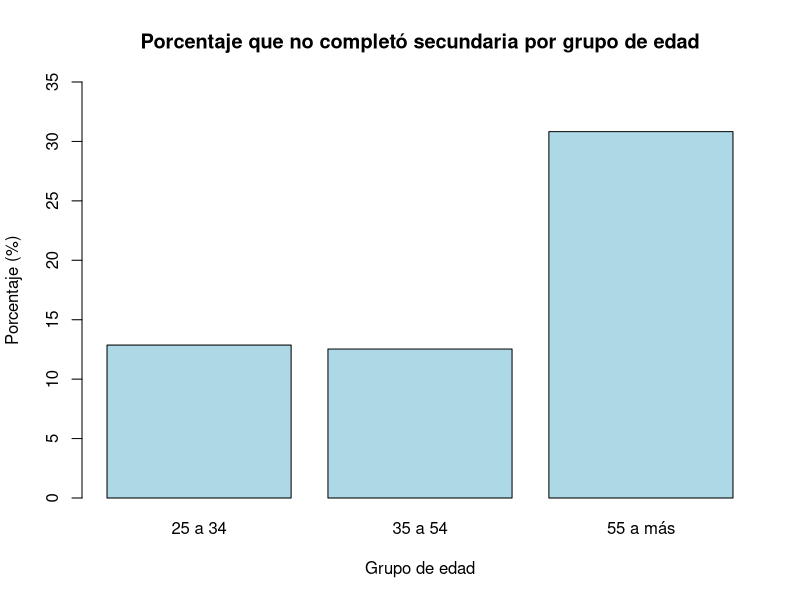
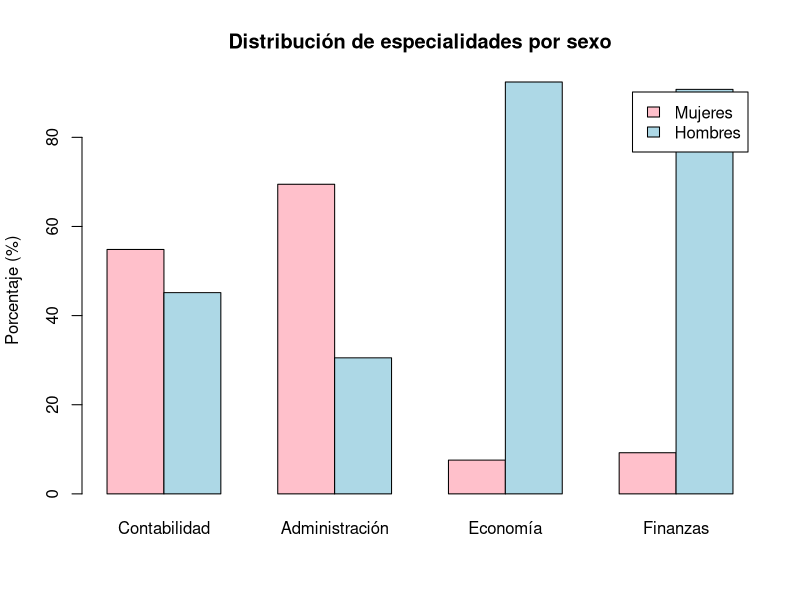

Write the R code that produced these figures, in order.
# EJERCICIOS "Estadistica básica aplicada" de David S. Moore (2005)

# Capítulo II "Relaciones entre variables"

# SECCIÓN 2.6 "Relaciones entre variables categóricas"

# **************************************************
# PREGUNTA 2.68 - Análisis de tablas de contingencia
# **************************************************

# Los recuentos de la columna "Total" situada a la derecha de la tabla 2.10
# son recuentos de gente en cada grupo educativo.

# (a) Explica por qué la suma de estos recuentos no es igual a 166.438, 
# el total que aparece a la derecha de la última fila de la tabla.

"La columna 'Total' representa la distribución MARGINAL por nivel educativo (suma de cada fila), 
mientras que 166,438 es el TOTAL GENERAL de personas en todos los grupos educativos y todas las 
edades combinadas."

# **************************************************
# PREGUNTA 2.69 - Distribución marginal de la edad
# **************************************************

# A partir de los recuentos de la tabla 2.10:

# (a) Halla, en forma de porcentajes, la distribución marginal de la edad 
# para la gente mayor de 25 años.

total_poblacion <- 166438

grupo_25_a_34 <- 41388 / total_poblacion

grupo_35_a_54 <- 73028 / total_poblacion

grupo_55_a_mas <- 52022 / total_poblacion

resultados <- data.frame(
  Grupo_etario = c("25 a 34", "35 a 54", "55 a más"),
  Porcentajes = c(paste0(round(grupo_25_a_34 * 100, 2), "%"),
                  paste0(round(grupo_35_a_54 * 100, 2), "%"),
                  paste0(round(grupo_55_a_mas * 100, 2), "%"))
)

print(resultados)

"
  Grupo_etario Porcentajes
1      25 a 34      24.87%
2      35 a 54      43.88%
3      55 a más     31.26%
"
# **************************************************
# PREGUNTA 2.70 - Hábitos fumadores de padres e hijos
# **************************************************

# Tenemos datos de ocho escuelas de secundaria sobre el consumo de tabaco 
# entre los estudiantes y entre sus padres.

# TABLA DE DATOS:
# Hábitos de los padres    Estudiantes fumadores    Estudiantes no fumadores
# -------------------------------------------------------------------------
# Los dos padres fuman                      400                       1.380
# Sólo uno de los padres fuma               416                       1.823  
# Ninguno de los dos padres fuma            188                       1.168

# (a) ¿A cuántos estudiantes describen estos datos?

consumo_tabaco_estudiantes <- data.frame(
  Habitos_de_los_padres = c("Los dos padres fuman","Solo uno de los padres fuma","Ninguno de los padres fuma"),
  Estudiantes_fumadores = c(400,416,188),
  Estudiantes_no_fumadores = c(1380,1823,1168)
)

print(consumo_tabaco_estudiantes)

total_estudiantes_fumadores <- sum(consumo_tabaco_estudiantes$Estudiantes_fumadores)
total_estudiantes_no_fumadores <- sum(consumo_tabaco_estudiantes$Estudiantes_no_fumadores)
total_de_alumno <- total_estudiantes_fumadores + total_estudiantes_no_fumadores

totales_alumnos <- data.frame(
  Tipo_estudiante = c("Estudiante fumador","Estudiante no fumador","TOTAL DE ALUMNOS"),
  Total = c(total_estudiantes_fumadores,total_estudiantes_no_fumadores, total_de_alumno)
)

print(totales_alumnos)

"
        Tipo_estudiante Total
1    Estudiante fumador  1004
2 Estudiante no fumador  4371
3      TOTAL DE ALUMNOS  5375
"

# (b) ¿Qué porcentaje de estos estudiantes son fumadores?

porcentaje <- round((total_estudiantes_fumadores / total_de_alumno) * 100,2)

print(paste0("El porcentaje de estudiantes que son fumadores es:",porcentaje,"%"))

"El porcentaje de estudiantes que son fumadores es:18.68%"

# (c) Halla la distribución marginal del consumo de tabaco de los padres de dos
# maneras, con recuentos y en porcentajes

consumo_tabaco_estudiantes$Total_por_habito_padres <- 
  consumo_tabaco_estudiantes$Estudiantes_fumadores + 
  consumo_tabaco_estudiantes$Estudiantes_no_fumadores

consumo_tabaco_estudiantes$Porcentaje_habito_padres <- 
  round((consumo_tabaco_estudiantes$Total_por_habito_padres / total_de_alumno) * 100, 2)

distribucion_marginal <- data.frame(
  Habitos_padres = consumo_tabaco_estudiantes$Habitos_de_los_padres,
  Recuento = consumo_tabaco_estudiantes$Total_por_habito_padres,
  Porcentaje = paste0(consumo_tabaco_estudiantes$Porcentaje_habito_padres, "%")
)

print(distribucion_marginal)

"
               Habitos_padres Recuento Porcentaje
1        Los dos padres fuman     1780     33.12%
2 Solo uno de los padres fuma     2239     41.66%
3  Ninguno de los padres fuma     1356     25.23%
"

# **************************************************
# PREGUNTA 2.71 - Análisis de educación por grupo de edad
# **************************************************

# Utilizando los recuentos de la tabla 2.10:

# (a) Halla el porcentaje de gente de cada grupo de edad que no terminó la secundaria.

datos_educacion <- data.frame(
  Educacion = c("No completaron secundaria", 
                "Completaron secundaria",
                "De 1 a 3 cursos en la universidad", 
                "4 o más cursos en la universidad",
                "Total"),
  Grupo_25_34 = c(5325,14061,11659,10342,41388),
  Grupo_35_54 = c(9152,24070,19926,19878,73028),
  Grupo_55_mas = c(16035,18320,9662,8005,52022),
  Total = c(30512,56451,41247,38225,166438)
)

write.csv(datos_educacion,"ejercicio_2_71_educacion.csv")

print(datos_educacion)

grupo_25_34_tramo1 <- datos_educacion[1,2] / datos_educacion[5,2]
grupo_35_54_tramo1 <- datos_educacion[1,3] / datos_educacion[5,3]
grupo_55_mas_tramo1 <- datos_educacion[1,4] / datos_educacion[5,4]

porcentaje_25_34_tramo1 <- paste0(round(grupo_25_34_tramo1 * 100,2),"%")
porcentaje_35_54_tramo1 <- paste0(round(grupo_35_54_tramo1 * 100,2),"%")
porcentaje_55_mas_tramo1 <- paste0(round(grupo_55_mas_tramo1 * 100,2),"%")

porcentajes_totales <- data.frame(
  Grupo_etario = c("25 a 34 años","35 a 54 años", "55 a más años"),
  Porcentaje = c(porcentaje_25_34_tramo1,porcentaje_35_54_tramo1,porcentaje_55_mas_tramo1)
)

print(porcentajes_totales)

"
Grupo_etario   Porcentaje
1 25 a 34 años     12.87%
2 35 a 54 años     12.53%
3 55 a más años    30.82%
"

# (b) Dibuja un diagrama de barras para comparar estos porcentajes.

porcentajes_numericos <- c(grupo_25_34_tramo1 * 100, 
                           grupo_35_54_tramo1 * 100, 
                           grupo_55_mas_tramo1 * 100)

nombres_grupos <- c("25 a 34", "35 a 54", "55 a más")

barplot(porcentajes_numericos, 
        names.arg = nombres_grupos,
        main = "Porcentaje que no completó secundaria por grupo de edad",
        xlab = "Grupo de edad", 
        ylab = "Porcentaje (%)",
        col = "lightblue",
        ylim = c(0, 35))

# (c) Explica lo que muestran los datos.

"El 30.82% de las personas de 55+ años no completó la secundaria, una proporción 
mucho mayor que en los grupos más jóvenes (12.87% en 25-34 años y 12.53% en 35-54 años). 
Esto muestra una dramática mejoria en el acceso a la educación a través de las generaciones."

# **************************************************
# PREGUNTA 2.72 - Huevos de serpientes de agua
# **************************************************

# ¿Cómo influye la temperatura sobre la eclosión de los huevos de serpiente de agua? 
# Unos investigadores distribuyeron huevos recién puestos a tres temperaturas: 
# caliente, templada y fría.

# DATOS:
# Temperatura   Número de huevos   Huevos eclosionados
# ---------------------------------------------------
# Fría          27                 16
# Templada      56                 38
# Caliente      104                75

# (a) Construye una tabla de contingencia con la temperatura y el resultado de
# la eclosión (sí o no).

matrix_huevos <- matrix(c(27,16,11,
                          56,38,18,
                          104,75,29),
                        nrow = 3,ncol = 3,
                        byrow = TRUE)
rownames(matrix_huevos) = c("Fría","Templada","Caliente")
colnames(matrix_huevos) = c("Número de huevos","Eclosionados","No eclosionados")

print(matrix_huevos)

"
         Número de huevos Eclosionados No eclosionados
Fría                   27           16              11
Templada               56           38              18
Caliente              104           75              29
"

# (b) Calcula el porcentaje de huevos de cada grupo que eclosionó. Los investigadores 
# opinaban que los huevos no eclosionarían en agua fría. Los datos, ¿apoyan esta opinión?

eclosion_fria <- matrix_huevos[1,2] / matrix_huevos[1, 1]

eclosion_templada <- matrix_huevos[2,2]/ matrix_huevos[2,1]

eclosion_caliente <- matrix_huevos[3,2] / matrix_huevos[3,1]

porcentaje_frio <- paste0(round(eclosion_fria * 100,2),"%")

porcentaje_templado <- paste0(round(eclosion_templada * 100,2),"%")

porcentaje_caliente <- paste0(round(eclosion_caliente * 100,2),"%")

resultados_eclosion <- data.frame(
  Temperatura = c("Fría","Templada","Caliente"),
  Porcentaje_eclosion = c(porcentaje_frio,porcentaje_templado,porcentaje_caliente)
)

print(resultados_eclosion)

"
  Temperatura Porcentaje_eclosion
1        Fría              59.26%
2    Templada              67.86%
3    Caliente              72.12%

===================================================

Los datos NO apoyan la opinión de los investigadores. Si bien la eclosión es significativamente 
menor en agua fría (59.26%) comparada con temperaturas más cálidas (67.86% templada, 72.12% caliente), 
más de la mitad de los huevos SÍ eclosionaron en agua fría. Esto contradice la hipótesis de que los 
huevos 'no eclosionarían' en agua fría, aunque confirma que la temperatura fría reduce la tasa de eclosión."

# **************************************************
# PREGUNTA 2.73 - Distribución condicional de la edad
# **************************************************

# Halla la distribución condicional de la edad entre la gente con al menos
# 4 cursos universitarios. Parte de los recuentos de la tabla 2.10. 
# (Para hacerlo, fíjate sólo en la fila de "4 o más cursos en la universidad" de la tabla.)

tramo_25_34 <- datos_educacion[4,2] / datos_educacion[4,5]
tramo_35_54 <- datos_educacion[4,3] / datos_educacion[4,5]
tramo_55_mas <- datos_educacion[4,4] / datos_educacion[4,5]

porcentaje_25_34_tramo4 <- paste0(round(tramo_25_34 * 100,2),"%")
porcentaje_35_54_tramo4 <- paste0(round(tramo_35_54 * 100,2),"%")
porcentaje_55_mas_tramo4 <- paste0(round(tramo_55_mas * 100,2),"%")

porcentajes_totales <- data.frame(
  Grupo_etario = c("25 a 34 años","35 a 54 años", "55 a más años"),
  Porcentaje = c(porcentaje_25_34_tramo4,porcentaje_35_54_tramo4,porcentaje_55_mas_tramo4)
)

print(porcentajes_totales)

"
   Grupo_etario  Porcentaje
1  25 a 34 años      27.06%
2  35 a 54 años         52%
3 55 a más años      20.94%
"
# **************************************************
# PREGUNTA 2.74 - Planes profesionales de hombres y mujeres
# **************************************************

# Un estudio sobre los planes profesionales de mujeres y hombres jóvenes envió 
# cuestionarios a los 722 alumnos de una clase de último curso de Administración 
# de Empresas de la University of Illinois.

# TABLA DE DATOS:
# Especialidad      Mujeres   Hombres
# ----------------------------------
# Contabilidad      68        56
# Administración    91        40
# Economía          5         61
# Finanzas          6         59

# (a) Halla la distribución de la especialidad condicionada al sexo de los estudiantes. 
# A partir de tus resultados describe las diferencias entre hombres y mujer con un gráfico 
# y con palabras.

tabla_especialidad <- data.frame(
  Especialidad = c("Contabilidad","Administración","Economía","Finanzas"),
  Mujeres = c(68,91,5,6),
  Hombres = c(56,40,61,59)
)

print(tabla_especialidad)

total_contabilidad <- tabla_especialidad[1,2] + tabla_especialidad[1,3]
total_administracion <- tabla_especialidad[2,2] + tabla_especialidad[2,3]
total_economia <- tabla_especialidad[3,2] + tabla_especialidad[3,3]
total_finanzas <- tabla_especialidad[4,2] + tabla_especialidad[4,3]

mujeres_contabilidad <- tabla_especialidad[1,2] / total_contabilidad
mujeres_administracion <- tabla_especialidad[2,2] / total_administracion
mujeres_economia <- tabla_especialidad[3,2] / total_economia
mujeres_finanzas <- tabla_especialidad[4,2] / total_finanzas

hombres_contabilidad <- tabla_especialidad[1,3] / total_contabilidad
hombres_administracion <- tabla_especialidad[2,3] / total_administracion
hombres_economia <- tabla_especialidad[3,3] / total_economia
hombres_finanzas <- tabla_especialidad[4,3] / total_finanzas

porcentaje_mujeres_contabilidad <- paste0(round(mujeres_contabilidad * 100,2),"%")
porcentaje_mujeres_administracion <- paste0(round(mujeres_administracion * 100,2),"%")
porcentaje_mujeres_economia <- paste0(round(mujeres_economia * 100,2),"%")
porcentaje_mujeres_finanzas <- paste0(round(mujeres_finanzas * 100,2),"%")

porcentaje_hombres_contabilidad <- paste0(round(hombres_contabilidad * 100,2),"%")
porcentaje_hombres_administracion <- paste0(round(hombres_administracion * 100,2),"%")
porcentaje_hombres_economia <- paste0(round(hombres_economia * 100,2),"%")
porcentaje_hombres_finanzas <- paste0(round(hombres_finanzas * 100,2),"%")

tabla_especialidad_porcentajes <- data.frame(
  Especialidad = c("Contabilidad","Administración","Economía","Finanzas"),
  Mujeres = c(porcentaje_mujeres_contabilidad,porcentaje_mujeres_administracion,
              porcentaje_mujeres_economia,porcentaje_mujeres_finanzas),
  Hombres = c(porcentaje_hombres_contabilidad,porcentaje_hombres_administracion,
              porcentaje_hombres_economia,porcentaje_hombres_finanzas)
)

print(tabla_especialidad_porcentajes)

porcentajes_mujeres <- c(54.84, 69.47, 7.58, 9.23)
porcentajes_hombres <- c(45.16, 30.53, 92.42, 90.77)

barplot(rbind(porcentajes_mujeres, porcentajes_hombres),
        beside = TRUE,
        names.arg = tabla_especialidad$Especialidad,
        col = c("pink", "lightblue"),
        main = "Distribución de especialidades por sexo",
        ylab = "Porcentaje (%)",
        legend.text = c("Mujeres", "Hombres"))

"
    Especialidad Mujeres Hombres
1   Contabilidad  54.84%  45.16%
2 Administración  69.47%  30.53%
3       Economía   7.58%  92.42%
4       Finanzas   9.23%  90.77%

====================================================

Las mujeres predominan en Administración (69.47%) y Contabilidad (54.84%), mientras 
los hombres son mayoría abrumadora en Economía (92.42%) y Finanzas (90.77%), mostrando 
una clara segregación por género en las especialidades de negocios.
"

# (b) ¿Qué porcentaje de estudiantes no respondió el cuestionario? La falta de
# respuesta debilita los resultados obtenidos.

total_alumnado <- 722

total_respondieron <- total_contabilidad + total_administracion + total_economia + total_finanzas

total_no_respondieron <- total_alumnado - total_respondieron

porcentaje_respondio <- paste0(round((total_respondieron / total_alumnado) * 100,2),"%")

porcentaje_no_respondio <- paste0(round((total_no_respondieron / total_alumnado) * 100,2),"%")

porcentajes <- data.frame(
  Estudiantes = c("Respondieron", "No respondieron"),
  Porcentajes = c(porcentaje_respondio,porcentaje_no_respondio)
)

print(porcentajes)

"
     Estudiantes  Porcentajes
1    Respondieron      53.46%
2 No respondieron      46.54%
"

# **************************************************
# PREGUNTA 2.75 - Tablas de contingencia 2x2
# **************************************************

# He aquí los totales de filas y columnas de una tabla de contingencia con dos
# filas y dos columnas.

#         Col1   Col2   Total
# Fila1    a      b      50
# Fila2    c      d      50
# Total    60     40     100

# (a) Halla dos diferentes conjuntos de recuentos a, b, c y d que den los mismos totales. 
# Este ejercicio muestra que la relación entre dos variables no se puede obtener a partir 
# de las distribuciones individuales de las variables.

# Conjunto 1
df1 <- data.frame(
  Fila = c("Fila1", "Fila2", "Total"),
  Col1 = c(30, 30, 60),
  Col2 = c(20, 20, 40),
  Total = c(50, 50, 100)
)

# Conjunto 2  
df2 <- data.frame(
  Fila = c("Fila1", "Fila2", "Total"),
  Col1 = c(40, 20, 60),
  Col2 = c(10, 30, 40),
  Total = c(50, 50, 100)
)

print("CONJUNTO 1:")
print(df1)
print("CONJUNTO 2:")
print(df2)  

# **************************************************
# PREGUNTA 2.76 - Retrasos en los aeropuertos
# **************************************************

# He aquí el número de vuelos que llegaron a la hora prevista y el número de vuelos 
# que llegaron con retraso de dos compañías aéreas en cinco aeropuertos de EE UU en 
# un determinado mes. A menudo,los medios de comunicación dan a conocer los porcentajes 
# de vuelos,de las distintas compañías, que llegan a la hora. El aeropuerto de procedencia 
# es una variable latente que puede hacer que los datos que dan los medios de comunicación sean
# engañosos.

# TABLA DE DATOS:
# Aeropuerto      Alaska Airlines       America West
#                 A hora   Retraso     A hora   Retraso
# -----------------------------------------------------
# Los Angeles     497      62          694      117
# Phoenix         221      12          4840     415
# San Diego       212      20          383      65
# San Francisco   503      102         320      129
# Seattle         1841     305         201      61

# (a) ¿Qué porcentaje de vuelos de Alaska Airlines llegan con retraso? ¿Qué
# porcentaje de vuelos de America West llegan con retraso? Estos son los datos
# que, en general, dan a conocer los medios de comunicación.

tabla_vuelos <- data.frame(
  Aeropuerto = c("Los Angeles","Phoenix","San Diego","San Francisco","Seattle"),
  AA_a_la_hora = c(497,221,212,503,1841),
  AA_retraso = c(62,12,20,102,305),
  AW_a_la_hora = c(694,4840,383,320,201),
  AW_retraso = c(117,415,65,129,61)
)

print(tabla_vuelos)

total_retrasados_AA <- sum(tabla_vuelos$AA_retraso) 
total_retrasados_AW <- sum(tabla_vuelos$AW_retraso) 

total_vuelos_AA <- sum(tabla_vuelos$AA_a_la_hora) + total_retrasados_AA
total_vuelos_AW <- sum(tabla_vuelos$AW_a_la_hora) + total_retrasados_AW

porcentaje_retraso_AA <- (total_retrasados_AA / total_vuelos_AA) * 100
porcentaje_retraso_AW <- (total_retrasados_AW / total_vuelos_AW) * 100

porcentajes_retrasos <- data.frame(
  Linea_aerea = c("Alaska Airlines","America West"),
  Porcentaje_retraso = c(paste0(round(porcentaje_retraso_AA, 2), "%"),
                         paste0(round(porcentaje_retraso_AW, 2), "%"))
)

print(porcentajes_retrasos)

"
      Linea_aerea Porcentaje_retraso
1 Alaska Airlines             13.27%
2    America West             10.89%
"

# (b) Ahora considera los datos de cada aeropuerto por separado, ¿qué porcen
# taje de vuelos de Alaska Airlines llegan con retraso? ¿Y de America West?

porcentaje_AA_por_aeropuerto <- (tabla_vuelos$AA_retraso / (tabla_vuelos$AA_a_la_hora + tabla_vuelos$AA_retraso)) * 100
porcentaje_AW_por_aeropuerto <- (tabla_vuelos$AW_retraso / (tabla_vuelos$AW_a_la_hora + tabla_vuelos$AW_retraso)) * 100

resultados_por_aeropuerto <- data.frame(
  Aeropuerto = tabla_vuelos$Aeropuerto,
  AA_retraso = paste0(round(porcentaje_AA_por_aeropuerto, 2), "%"),
  AW_retraso = paste0(round(porcentaje_AW_por_aeropuerto, 2), "%")
)

print(resultados_por_aeropuerto)

"
     Aeropuerto AA_retraso AW_retraso
1   Los Angeles     11.09%     14.43%
2       Phoenix      5.15%       7.9%
3     San Diego      8.62%     14.51%
4 San Francisco     16.86%     28.73%
5       Seattle     14.21%     23.28%
"

# (c) Considerando los aeropuertos por separado, America West es la peor com
# pañía. Sin embargo, considerando todos los aeropuertos conjuntamente es la me
# jor. Parece una contradicción. Explica cuidadosamente, basándote en los datos,
# cómo se puede explicar. (Los climas de Phoenix y Seattle pueden explicar este
# ejemplo de paradoja de Simpson.)

"America West concentra sus operaciones en Phoenix (5,255 vuelos), donde las condiciones 
climáticas son favorables y los retrasos son menores. En cambio, Alaska Airlines opera 
principalmente desde Seattle (2,146 vuelos), donde el clima es más adverso y causa más retrasos. 
Aunque Alaska tiene mejor desempeño en cada aeropuerto individual, el hecho de que America West 
opere predominantemente en aeropuertos 'fáciles' hace que su promedio general sea mejor."

# **************************************************
# PREGUNTA 2.77 - Raza y condena a muerte
# **************************************************

# El hecho de que un acusado de asesinato sea condenado o no a muerte parece 
# estar influenciado por la raza de la víctima. Tenemos datos de 326 casos en 
# los que el acusado fue declarado culpable de asesinato:

# TABLA DE DATOS:
#                 Acusado blanco                      Acusado negro
#                 Pena muerte                         Pena muerte  
#
#                  Si      No                          Si     No
# ----------------------------------------------------------------
# Víctima blanca: 19      132          Víctima blanca: 11    52
# Víctima negra:  0       9            Víctima negra:  6     97

# (a) Utiliza estos datos para construir una tabla de contingencia que relacione
#     la raza del acusado (blanco o negro) con la pena de muerte (sí o no).

# (b) Constata que se cumple la paradoja de Simpson: en conjunto, un mayor
#     porcentaje de acusados blancos son condenados a pena de muerte; en cambio,
#     considerando de manera independiente a las víctimas blancas y a las negras, el
#     porcentaje de acusados negros condenados a muerte es mayor que el de blancos.

# (c) Utiliza los datos para explicar, en un lenguaje que pueda entender un juez,
#     por qué se da la paradoja.